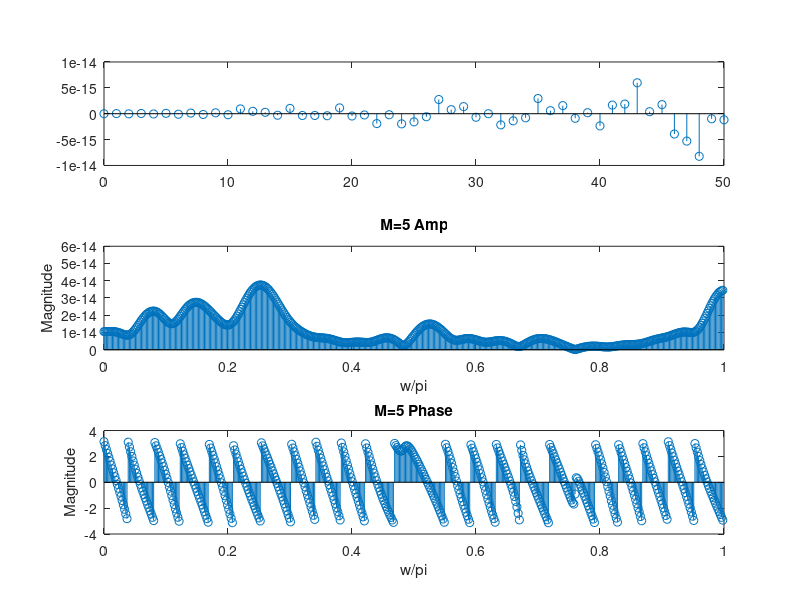

Source code (MATLAB):
n=0:50;
x1=sin(2*pi*0.5*n);
M=5;
b=(ones(1,M)*(1/M));
a=[1];
h=filter(b,a,x1)
[H,w]=freqz(h)
subplot(311)
stem(n,h)
subplot(312)
stem((w/pi),abs(H))
title('M=5 Amp')
xlabel('w/pi')
ylabel('Magnitude')
subplot(313)
stem((w/pi),angle(H))
title('M=5 Phase')
xlabel('w/pi')
ylabel('Magnitude')
